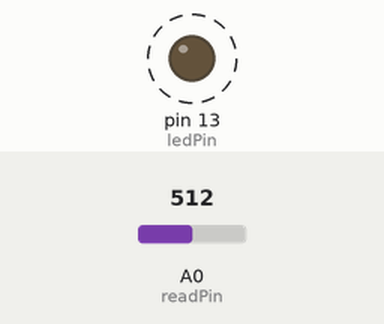
The sketch below on a simulated Arduino Uno, built with avr-gcc and run on an emulated ATmega328P. Parts: output pins drawn as LEDs (lit = HIGH). Dashed ring = blinking. Inputs (shaded band) come from the test bench; at power-on: A0 (readPin) = 512.

Above: at 1.26 s.
1.3 s: A0 (readPin) set to 264
4.3 s: A0 (readPin) set to 238
At 4.3 s:
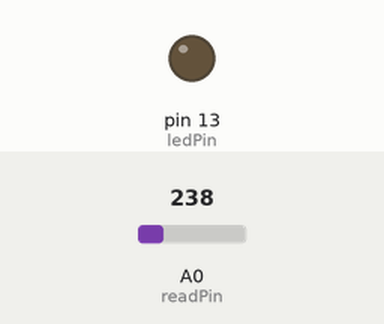
5.8 s: A0 (readPin) set to 260
At 6.01 s:
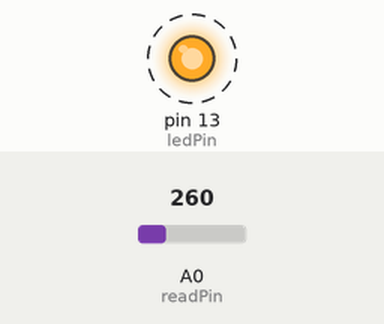
8.8 s: A0 (readPin) set to 240
Timing chart, 0 to 11.3 s (numbered marks = the images above; inputs shaded):
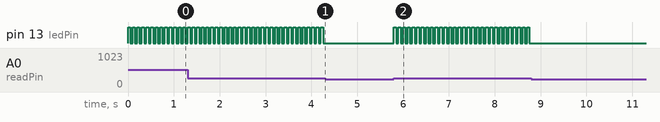

Measured:
- the behaviour switches between 251 and 250 on A0 (readPin) (found by bisection; images 0 and 1)
- after the input at 4.3 s, pin 13 (ledPin): stops changing and stays LOW
- after the input at 5.8 s, pin 13 (ledPin): alternates HIGH for 0.05 s and LOW for 0.05 s, starting at once
- after the input at 8.8 s, pin 13 (ledPin): stops changing and stays LOW
- by itself, pin 13 (ledPin): alternates HIGH for 0.05 s and LOW for 0.05 s

The sketch:

sound_sensor.ino
```cpp
int readPin = A0;
int ledPin = 13;
int sound;
int ledState = 0;

void setup() {
  pinMode(readPin, INPUT);
  pinMode(ledPin, OUTPUT);
}

void loop() {
  sound = analogRead(A0);
  if (sound>250) {
    if (ledState == 0) {
      digitalWrite(ledPin, HIGH);
      ledState = 1;
    }
    else {
      digitalWrite(ledPin, LOW);
      ledState = 0;
    }
    delay(50);
  }
}
```
